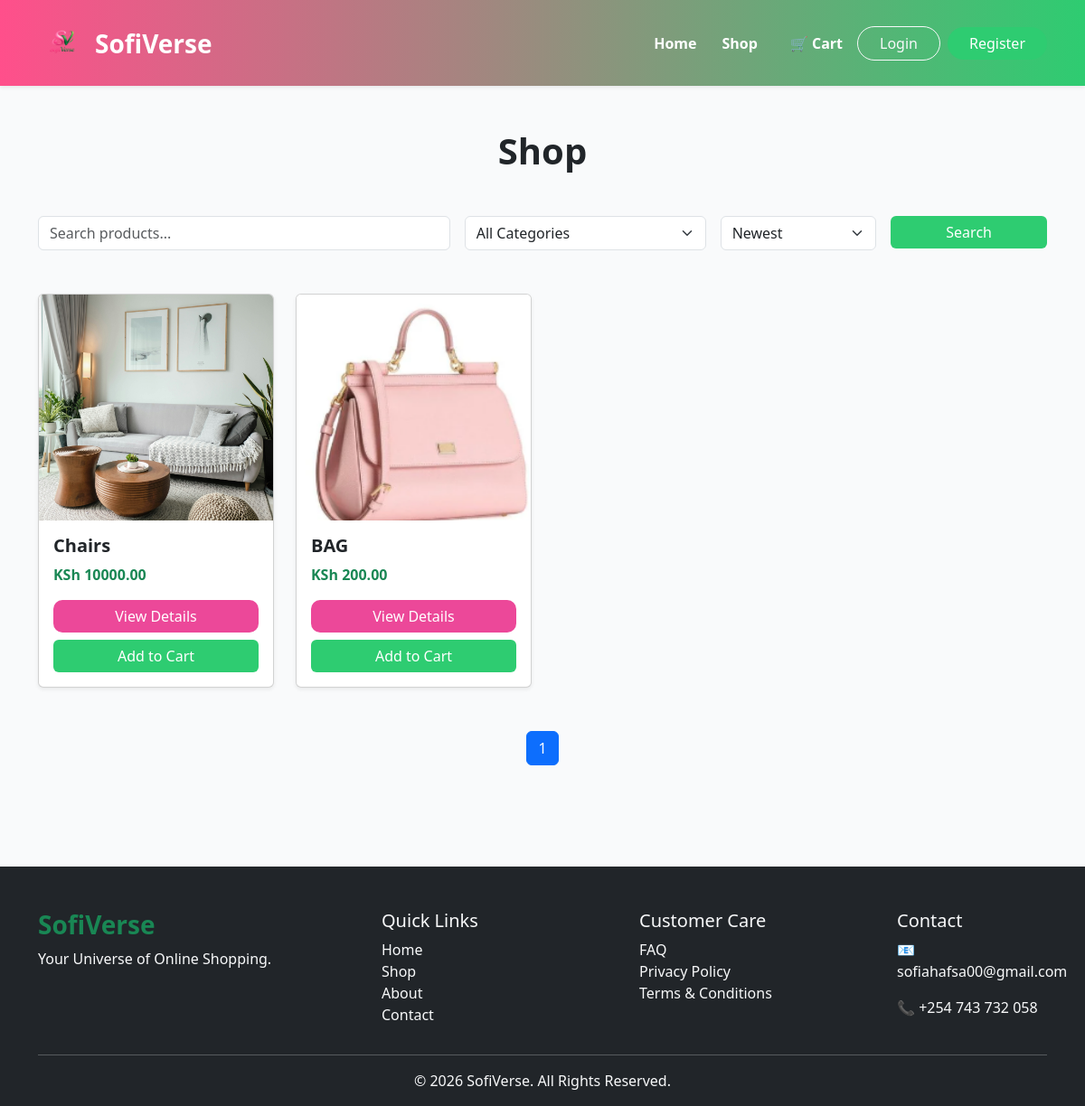
The app's page /shop/ with its own data.
### products/models.py (models this page shows, shortened)
class Product(models.Model):
    category = models.ForeignKey(
        Category,
        on_delete=models.CASCADE,
        related_name='products'
    )
    name = models.CharField(max_length=200)
    slug = models.SlugField(unique=True)
    description = models.TextField()
    price = models.DecimalField(
        max_digits=10,
        decimal_places=2
    )
    image = models.ImageField(
        upload_to='products/'
    )
    stock = models.PositiveIntegerField(default=0)
    available = models.BooleanField(default=True)
    featured = models.BooleanField(default=False)
    created = models.DateTimeField(auto_now_add=True)

### products/views.py (the view)
# urls.py: path("shop/", views.shop, name="shop"),
def shop(request):
    products = Product.objects.filter(available=True)
    categories = Category.objects.all()
    search = request.GET.get("search")
    category = request.GET.get("category")
    sort = request.GET.get("sort")
    if search:
        products = products.filter(
            Q(name__icontains=search) |
            Q(description__icontains=search)
        )
    if category:
        products = products.filter(category__id=category)
    if sort == "low":
        products = products.order_by("price")
    elif sort == "high":
        products = products.order_by("-price")
    elif sort == "name":
        products = products.order_by("name")
    else:
        products = products.order_by("-id")
    paginator = Paginator(products, 8)
    page_number = request.GET.get("page")
    page_obj = paginator.get_page(page_number)
    return render(request, "products/shop.html", {
        "page_obj": page_obj,
        "categories": categories,
    })

### products/templates/products/shop.html (shortened to what this page needs)
{% extends 'base.html' %}
{% load static %}
{% block content %}
<div class="container py-5">
    <h1 class="text-center fw-bold mb-5">
        Shop
    </h1>
    <form method="GET" class="row g-3 mb-5">
        <div class="col-md-5">
            <input
                type="text"
                name="search"
                class="form-control"
                placeholder="Search products..."
                value="{{ request.GET.search }}">
        </div>
        <div class="col-md-3">
            <select
                name="category"
                class="form-select">
                <option value="">
                    All Categories
                </option>
            </select>
        </div>
        <div class="col-md-2">
            <select
                name="sort"
                class="form-select">
                <option value="">Newest</option>
            </select>
        </div>
        <div class="col-md-2">
            <button
                class="btn btn-success w-100">
                Search
            </button>
        </div>
    </form>
    <div class="row g-4">
        {% for product in page_obj %}
        <div class="col-lg-3 col-md-6">
            <div class="card h-100 shadow-sm">
                <img
                    src="{{ product.image.url }}"
                    class="card-img-top"
                    style="height:250px;object-fit:cover;">
                <div class="card-body">
                    <h5 class="fw-bold">
                        {{ product.name }}
                    </h5>
                    <p class="text-success fw-bold">
                        KSh {{ product.price }}
                    </p>
                    <div class="d-grid gap-2">
                        <a href="{% url 'product_detail' product.slug %}"
                           class="btn btn-sofi">
                            View Details
                        </a>
                        <a href="{% url 'add_to_cart' product.id %}"
                           class="btn btn-success">
                            Add to Cart
                        </a>
                    </div>
                </div>
            </div>
        </div>
        {% empty %}
        <div class="text-center">
            <h4>No products found.</h4>
        </div>
        {% endfor %}
    </div>
    <nav class="mt-5">
        <ul class="pagination justify-content-center">
            <li class="page-item active">
                <span class="page-link">
                    {{ page_obj.number }}
                </span>
            </li>
        </ul>
    </nav>
</div>
{% endblock %}

### static/css/style.css (style rules this page uses)
:root { --pink:#EC4899; --green:#10B981; --dark:#1F2937; --light:#F9FAFB; }
body { background: var(--light); font-family: Segoe UI, sans-serif; }
.btn-success { background:#2ecc71; border:none; }
html { scroll-behavior: smooth; }
.btn-sofi { background:#EC4899; color:white; border:none; border-radius:10px; }
.btn-sofi { background:#EC4899; color:white; border:none; }

### records on screen
Product: image (picture), name "Chairs", price "10000.00"
Product: image (picture), name "BAG", price "200.00"

### other values on screen
{{ page_obj.number }} "1"
